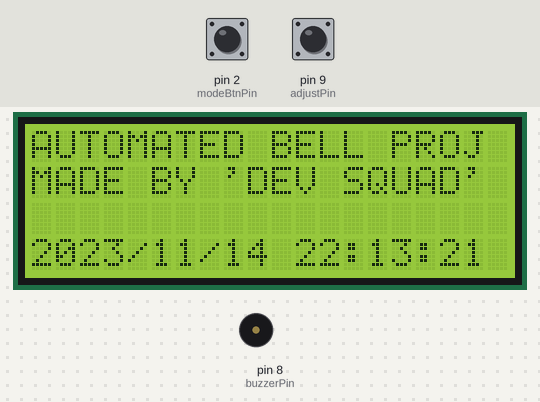
Bench run of a sketch on a simulated Arduino Uno, built with avr-gcc and run on an emulated ATmega328P. On the bench: 20×4 character LCD, buzzer (waves = sounding, pin HIGH). The test bench sets the inputs (shaded band); at power-on: pin 2 (modeBtnPin) HIGH, pin 9 (adjustPin) HIGH. The local clock reads 2024-03-15 10:24:30 at power-on unless the sketch sets it; what the sketch prints to the serial monitor is not drawn.

Above: at 1.3 s.
1.4 s: pin 2 (modeBtnPin) pulled LOW for 1 s
At 2.7 s:
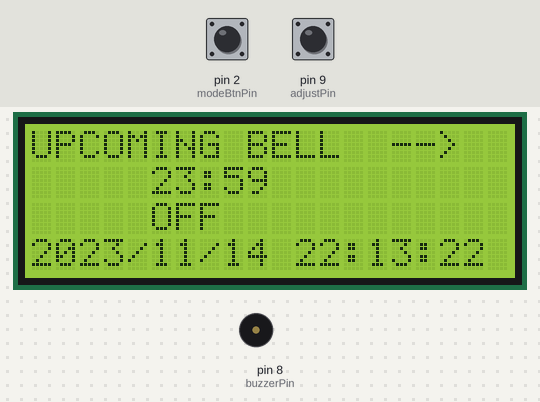
5.4 s: pin 9 (adjustPin) pulled LOW for 1 s
At 6.4 s:
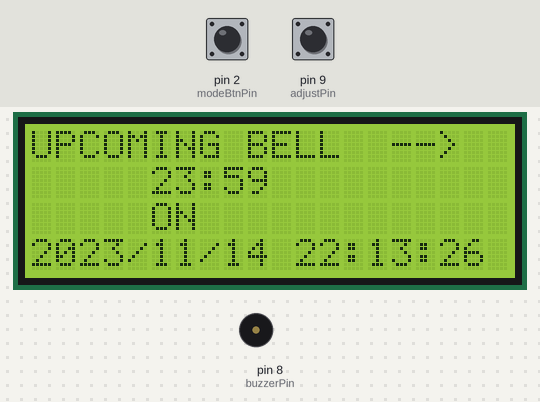
9.4 s: pin 2 (modeBtnPin) pulled LOW for 0.15 s
At 10.5 s:
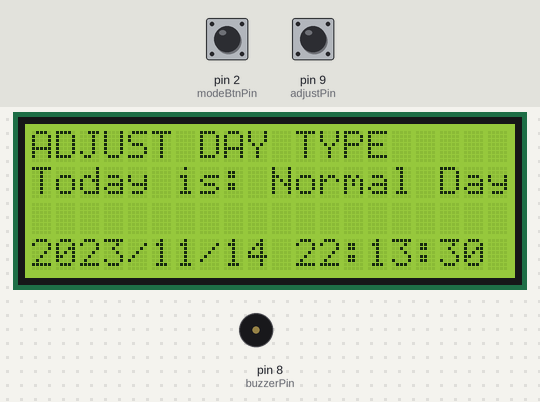
12.5 s: pin 9 (adjustPin) pulled LOW for 3.2 s
At 13.7 s:
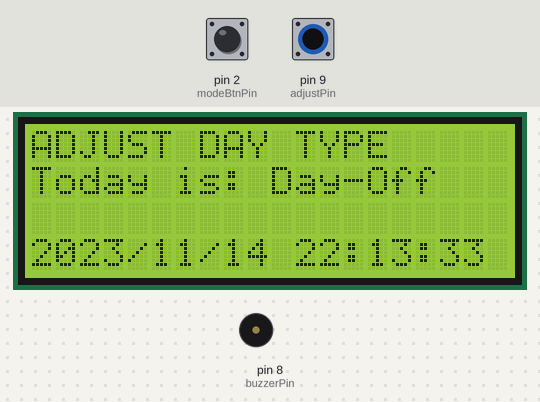
17.2 s: pin 2 (modeBtnPin) pulled LOW for 0.15 s
At 18.9 s:
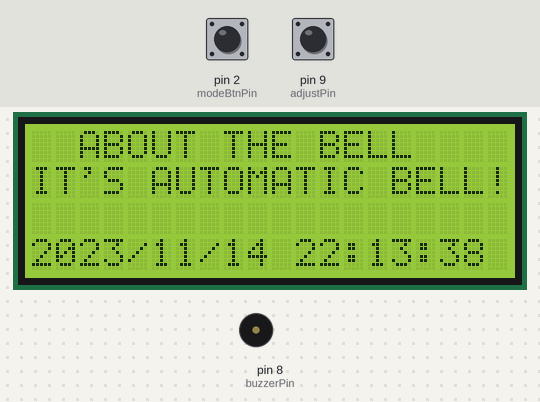
20.3 s: pin 2 (modeBtnPin) pulled LOW for 3.2 s
At 20.59 s:
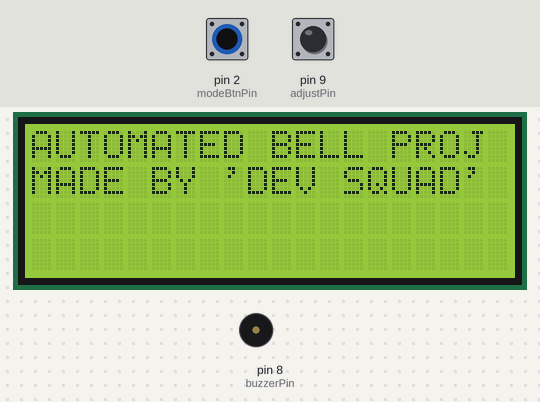
Timing chart, 0 to 23.3 s (numbered marks = the images above; inputs shaded):
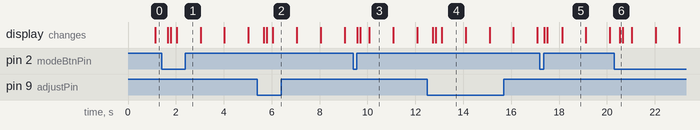

Measured:
- after the input at 1.4 s, the display: first changes after 0.26 s (image 1 shows a later state)
- after the input at 5.4 s, the display: first changes after 0.28 s (image 2 shows a later state)
- after the input at 9.4 s, the display: first changes after 0.18 s (image 3 shows a later state)
- after the input at 12.5 s, the display: first changes after 0.23 s (image 4 shows a later state)
- after the input at 17.2 s, the display: first changes after 0.18 s (image 5 shows a later state)
- after the input at 20.3 s, the display: changes after 0.23 s (image 6)
- what the display in image 3 shows lasts 1.0 s, from 10.1 s to 11.1 s

The sketch:

BELLWithRTC.ino
```cpp
#include <Wire.h>
#include <RTClib.h>
#include <LiquidCrystal_I2C.h>

RTC_DS3231 rtc;
LiquidCrystal_I2C lcd(0x26, 20, 4);

// Pin definitions
const int buzzerPin = 8;   // Buzzer pin
const int modeBtnPin = 2;  // Mode button pin
const int adjustPin = 9;   // Adjust button pin

// Constants
const char* daysOfTheWeek[7] = {"Sunday", "Monday", "Tuesday", "Wednesday", "Thursday", "Friday", "Saturday"};
const unsigned long debounceDelay = 50; // Debounce delay in milliseconds

// Variables for button handling
int modeClicks = 1;        // Tracks mode button clicks
int adjustClicks = 1;
int lastModeButtonState = HIGH;      // Previous state of the mode button
int currentModeButtonState = HIGH;   // Current state of the mode button
unsigned long lastModeDebounceTime = 0; // Last time the mode button was toggled

int lastAdjustButtonState = HIGH;    // Previous state of the adjust button
int currentAdjustButtonState = HIGH; // Current state of the adjust button
unsigned long lastAdjustDebounceTime = 0; // Last time the adjust button was toggled

bool toggleState = false; // Variable to store the toggle state
bool toggleDay = false;

// Variables for bell scheduling
int upcomingHr = -1;       // Upcoming bell hour
int upcomingMin = -1;      // Upcoming bell minute

// Day type
String DayType = "Normal Day";

void setup() {
  // Initialize pins
  pinMode(buzzerPin, OUTPUT);
  pinMode(modeBtnPin, INPUT_PULLUP);
  pinMode(adjustPin, INPUT_PULLUP);

  // Initialize Serial and LCD
  Serial.begin(9600);
  lcd.init();
  lcd.backlight();

  // Initialize RTC
  if (!rtc.begin()) {
    Serial.println("Couldn't find RTC");
    while (1);
  }

  //rtc.adjust(DateTime(2025, 2, 24, 9, 10, 0));
  rtc.adjust(DateTime(F(__DATE__), F(__TIME__)));

  // Display initial page
  Page1();
}

void loop() {
  // Update current time and display
  DateTime now = rtc.now();
  lcd.setCursor(0, 3);
  lcd.print(currentDate());
  lcd.print(' ');
  lcd.print(currentTime());

  // Check for upcoming bells
  checkBellType();

  // Handle mode button
  handleButton(modeBtnPin, lastModeButtonState, currentModeButtonState, lastModeDebounceTime, handleModeButtonClick);

  // Handle adjust button
  handleButton(adjustPin, lastAdjustButtonState, currentAdjustButtonState, lastAdjustDebounceTime, handleAdjustButtonClick);

  delay(100); // Small delay to reduce CPU usage
}

// Function to handle button debounce and clicks
void handleButton(int buttonPin, int &lastButtonState, int &currentButtonState, unsigned long &lastDebounceTime, void (*clickHandler)()) {
  int buttonReading = digitalRead(buttonPin);

  // Check if the button state has changed
  if (buttonReading != lastButtonState) {
    lastDebounceTime = millis(); // Reset the debounce timer
  }

  // If the button state has been stable for the debounce delay, process it
  if ((millis() - lastDebounceTime) > debounceDelay) {
    if (buttonReading != currentButtonState) {
      currentButtonState = buttonReading;

      // If the button is pressed (LOW), trigger the click handler
      if (currentButtonState == LOW) {
        clickHandler();
      }
    }
  }

  // Save the current button state for the next loop
  lastButtonState = buttonReading;
}

// Function to handle mode button clicks
void handleModeButtonClick() {
  modeClicks++;
  if (modeClicks > 4) {
    modeClicks = 1;
  }

  switch (modeClicks) {
    case 1:
      Page1();
      Serial.println("Mode Button: Page 1");
      break;
    case 2:
      Page2();
      Serial.println("Mode Button: Page 2");
      break;
    case 3:
      Page3();
      Serial.println("Mode Button: Page 3");
      break;
    case 4:
      Page4();
      Serial.println("Mode Button: Page 4");
      break;
  }
}

// Function to handle adjust button clicks
void handleAdjustButtonClick() {
  switch (modeClicks) {
    case 1:
      triggerBuzzer();
      Serial.println("Adjust Button: Buzzer Triggered");
      break;
    case 2:
      toggleBell();
      break;
    case 3:
      adjustDay();
      break;

    default:
      break;
  }
}

// Function to format and return the current time as a string
String currentTime() {
  DateTime now = rtc.now();
  char formattedTime[9]; // Buffer to store the formatted time (HH:MM:SS)
  sprintf(formattedTime, "%02d:%02d:%02d", now.hour(), now.minute(), now.second());
  return formattedTime;
}

// Function to format and return the current date as a string
String currentDate() {
  DateTime now = rtc.now();
  char buffer[11]; // Buffer to store the formatted date (YYYY/MM/DD)
  sprintf(buffer, "%04d/%02d/%02d", now.year(), now.month(), now.day());
  return buffer;
}

// Function to display Page 1
void Page1() {
  lcd.clear();
  lcd.setCursor(0, 0);
  lcd.print("AUTOMATED BELL PROJ");
  lcd.setCursor(0, 1);
  lcd.print("MADE BY 'DEV SQUAD'");
}

// Function to display Page 2
void Page2() {
  lcd.clear();
  lcd.setCursor(0, 0);
  lcd.print("UPCOMING BELL  -->");
  lcd.setCursor(5, 1);
  String upHr = (upcomingHr < 10) ? '0' + String(upcomingHr) : String(upcomingHr);
  String upMin = (upcomingMin < 10) ? '0' + String(upcomingMin) : String(upcomingMin);
  lcd.print(upHr + ":" + upMin);

  lcd.setCursor(5, 2);
  lcd.print(toggleState ? "ON" : "OFF");
}

// Function to display Page 3
void Page3() {
  lcd.clear();
  lcd.setCursor(0, 0);
  lcd.print("ADJUST DAY TYPE");
  lcd.setCursor(0, 1);
  lcd.print("Today is: ");
  lcd.print(DayType);
}

// Function to display Page 4
void Page4() {
  lcd.clear();
  lcd.setCursor(2, 0);
  lcd.print("ABOUT THE BELL");
  lcd.setCursor(0, 1);
  lcd.print("IT'S AUTOMATIC BELL!");
}

// Function to trigger the buzzer
void triggerBuzzer() {
  for (int i = 0; i < 3; i++) {
    tone(buzzerPin, 1000); // Generate a 1kHz tone
    delay(500); // Ring for 0.5 seconds
    noTone(buzzerPin); // Turn off the tone
    delay(250); // Wait for 0.25 seconds
  }
  delay(500);
  for (int i = 0; i < 3; i++) {
    tone(buzzerPin, 1000); // Generate a 1kHz tone
    delay(500); // Ring for 0.5 seconds
    noTone(buzzerPin); // Turn off the tone
    delay(250); // Wait for 0.25 seconds
  }
}

// Function to check and update the bell schedule
void checkBellType() {
  if (toggleDay)
  {
    DayOff();
  }
  else
  {
    NormalDays();
  }

}

// Function to handle normal days
void NormalDays() {
  DateTime now = rtc.now();

  DayType = "Normal Day";

  int bellHours[12] = {9,9, 9, 9, 10, 10, 10, 10, 10, 10, 10, 10};
  int bellMinutes[12] = {45, 50, 55, 59, 5, 10, 15, 20, 25, 30, 35, 40, };

  int currentHr = now.hour();
  int currentMin = now.minute();
  int currentSec = now.second();

  int numBells = 12;
  int nextHr, nextMin;
  findUpcomingBell(bellHours, bellMinutes, currentHr, currentMin, numBells, nextHr, nextMin);

  if (nextHr == currentHr && nextMin == currentMin && toggleState && currentSec < 15) {
    triggerBuzzer();
    checkBellType();
    findUpcomingBell(bellHours, bellMinutes, currentHr, currentMin, numBells, nextHr, nextMin);
  }
}


// Function to handle days off
void DayOff() {
  DateTime now = rtc.now();

  DayType = "Day-Off";

  int belHours[8] = {7, 12, 13, 16, 18, 18, 19, 21};
  int belMinutes[8] = {30, 40, 20, 30, 0, 40, 20, 0};

  int curHr = now.hour();
  int curMin = now.minute();
  int curSec = now.second();

  int numBels = 8;
  int nextHrs, nextMins;
  findUpcomingBell(belHours, belMinutes, curHr, curMin, numBels, nextHrs, nextMins);

  if (nextHrs == curHr && nextMins == curMin && toggleState && curSec < 15) {
    triggerBuzzer();
    checkBellType();
    findUpcomingBell(belHours, belMinutes, curHr, curMin, numBels, nextHrs, nextMins);
  }
}

// Function to find the upcoming bell time
void findUpcomingBell(int bellHours[], int bellMinutes[], int currentHr, int currentMin, int numBells, int &nextHr, int &nextMin) {
  int minDiff = 24 * 60;
  nextHr = 23;
  nextMin = 59;

  for (int i = 0; i < numBells; i++) {
    int bellHr = bellHours[i];
    int bellMin = bellMinutes[i];
    int totalCurrentMin = currentHr * 60 + currentMin;
    int totalBellMin = bellHr * 60 + bellMin;
    int diff = totalBellMin - totalCurrentMin;

    if (diff >= 0 && diff < minDiff) {
      minDiff = diff;
      nextHr = bellHr;
      nextMin = bellMin;
    }
    upcomingHr = nextHr;
    upcomingMin = nextMin;
  }
}

void toggleBell()
{
  toggleState = !toggleState;
  Page2();

  Serial.print("Adjust Button: Bell Toggled - ");
  Serial.println(toggleState ? "ON" : "OFF");
}

void adjustDay() {

  // Toggle DayType
  toggleDay = !toggleDay;

  Serial.println(toggleDay);

  toggleDay ? (DayType = "Day-Off") : (DayType = "Normal Day");

  Serial.println(DayType);

  Page3(); // Call Page3 function
}
```
